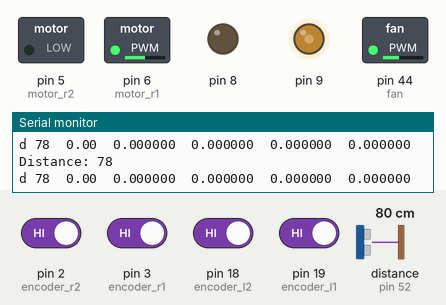
This sketch was run on a simulated Arduino Mega 2560, built with avr-gcc and run on an emulated ATmega2560. Shown: switched loads named in the sketch (green lamp = pin HIGH), output pins drawn as LEDs (lit = HIGH), the last lines printed to the serial monitor. Wiring (inferred from the names in the program): ultrasonic range finder: trigger pin 50; echo pin 52. The inputs (shaded band) are chosen by the test bench; at power-on: pin 2 (encoder_r2), pin 3 (encoder_r1), pin 18 (encoder_l2), pin 19 (encoder_l1) HIGH, distance to the obstacle (sensor on pin 52) 80 cm. The echo pulse lasts 58.3 µs per cm; pins used as bus, display or sensor lines are not drawn.

Above: at 2.1 s.
2.2 s: distance to the obstacle (sensor on pin 52) set to 17 cm
5.2 s: distance to the obstacle (sensor on pin 52) set to 14 cm
At 5.9 s:
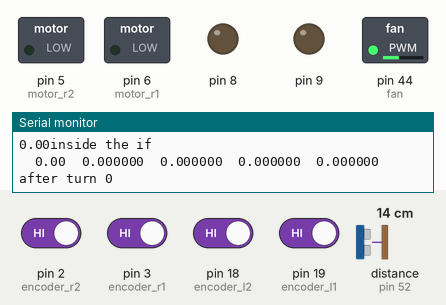
At 6.5 s:
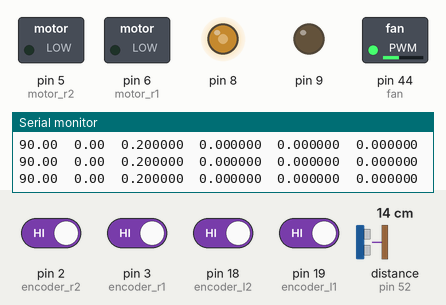
11.2 s: distance to the obstacle (sensor on pin 52) set to 18 cm
At 13.2 s:
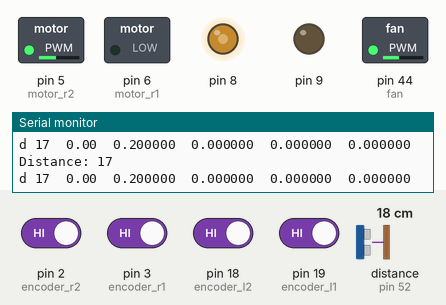
Timing chart, 0 to 14.7 s (numbered marks = the images above; inputs shaded):
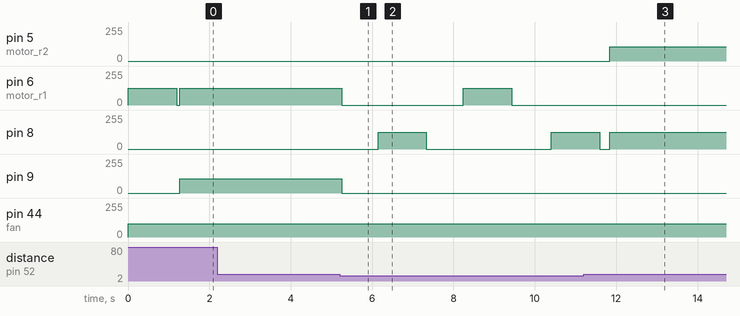

The sketch:

motor.ino
```cpp
#include <Arduino.h>
const int trigPin = 50;
const int echoPin = 52;
#define fan 44
#define motor_r 0
#define motor_l 1
#define motor_r1 6
#define motor_r2 5
#define motor_l1 8
#define motor_l2 9
#define encoder_r1 3
#define encoder_r2 2
#define encoder_l1 19
#define encoder_l2 18
#define forward
#define backward
#define R 0.022
#define L 0.182
#define tickR 945

double u_x = 500;
double u_y = 500;
double th = PI / 2;
int flag = 0;
long ticks_r = 0;
long ticks_l = 0;
long e_p_r1 = 0;
long e_p_r2 = 0;
long e_p_l1 = 0;
long e_p_l2 = 0;
long t_init = 0;
long t_p = 0;
double e_p = 0;
double eK = 0;
long dt = 0;
double vel_r = 0;
double vel_l = 0;
long p_ticks_r = 0;
long p_ticks_l = 0;
double x_g = 0;
double y_g = 0;
double x_p = 0;
double y_p = 0;
float th_g = 0;
double v = 0;
double theta_p = 0;
int freeRam()
{
  extern int __heap_start, *__brkval;
  int v;
  return (int)&v - (__brkval == 0 ? (int)&__heap_start : (int)__brkval);
}
void setup()
{
  pinMode(trigPin, OUTPUT); // Sets the trigPin as an Output
  pinMode(echoPin, INPUT);
  pinMode(encoder_r1, INPUT);
  pinMode(encoder_r2, INPUT);
  pinMode(fan,OUTPUT);
  pinMode(motor_r1, OUTPUT);
  pinMode(motor_r2, OUTPUT);
  attachInterrupt(digitalPinToInterrupt(encoder_r1), isr_encoder_r1, CHANGE);
  attachInterrupt(digitalPinToInterrupt(encoder_r2), isr_encoder_r2, CHANGE);
  attachInterrupt(digitalPinToInterrupt(encoder_l1), isr_encoder_l1, CHANGE);
  attachInterrupt(digitalPinToInterrupt(encoder_l2), isr_encoder_l2, CHANGE);
  Serial.begin(9600);
  Serial2.begin(9600);
  Serial2.print("a\n");
  /*turn(-90);
  delay(2000);
  moveForward(0.5);
  delay(2000);
  turn(0);
  delay(2000);
  moveForward(0.5);
  delay(2000);
  turn(90);
  moveForward(0.5);
  delay(2000);
  return;*/
  analogWrite(fan,100);
  for(int i=0;i<2;i++){
  turn(-90);
  Serial.println("after turn -90");
  moveToObs();
  //moveForward(1);
  delay(200);
  Serial.println("after forward");
  delay(200);
  turn(0);
  Serial.println("after turn 0");
  delay(200);
  //moveToObs();
  moveForward(0.2);
  Serial.println("after move forward 20");
  delay(200);
  turn(90);
  Serial.println("after turn 90");
  delay(200);
  moveToObs();
  Serial.println("after forward");
  delay(200);
  turn(0);
  Serial.println("after turn 0");
  delay(200);
  //moveToObs();
  moveForward(0.2);
  delay(200);

  }
  //moveP(0,0);

  /*
  delay(2000);
  v=0;
  x_g=0;
  y_g=0.6;
  pid_theta();
  Serial.println("after 90");
  delay(2000);
  v=1;
  pid();
  Serial.println("after forward");
  delay(1000);
  v=0;
  x_g=0.6;
  pid_theta();
  Serial.println("after -90");
  v=1;
  pid();
  delay(5000);
  Serial.println("after forward");*/
}
void moveP(float x,float y){
  x_g =x;
  y_g =y;
  v = -1;
  pid();
}
void moveForward(float distance)
{
  x_g =x_p+ cos(th_g) * distance;
  y_g =y_p+ sin(th_g) * distance;
  v = -1;
  pid();
}
void turn(float angle)
{
  th_g = angle * PI / 180.0;
  v = 0;
  pid_theta();
}
void runMotor(int m1, int m2, double speed, int dir)
{
  if (speed > 100)
    speed = 100;
  if (speed < -100)
    speed = -100;
  if (dir)
  {
    int value = (abs(speed) / 100.0) * 127;
    /*
     Serial.print("inside\t");
     Serial.print(ticks_r);
    Serial.print("\t");
     Serial.print(value);
     Serial.print("\t");
     Serial.print(eK);
      Serial.print("\t");
      Serial.print(th-ticks_r);
        Serial.print("\t");
     Serial.print("down");
     Serial.print("\n");*/
    digitalWrite(m2, LOW);
    analogWrite(m1, value);
  }
  else if (dir == 0)
  {
    int value = (abs(speed) / 100.0) * 127;
    /* Serial.print("inside\t");
     Serial.print(ticks_r);
    Serial.print("\t");
     Serial.print(value);
      Serial.print("\t");
     Serial.print(eK);
      Serial.print("\t");
      Serial.print(th-ticks_r);
     Serial.print("\t");
     Serial.print("up");
     Serial.print("\n");*/

    digitalWrite(m1, LOW);
    analogWrite(m2, value);
  }
}
void runSpeed(int m, double speed)
{
  int dir = 0;
  if (speed < 0)
  {
    speed = speed * -1;
    dir = 1;
  }
  else if(speed>0)
    dir = 0;
  if (m == motor_r)
  {
    runMotor(motor_r1, motor_r2, speed, dir);
  }
  else if (m == motor_l)
  {
    runMotor(motor_l1, motor_l2, speed, dir);
  }
}
void calculateSpeed(double v, double w)
{
  vel_r = (2 * v + w * L) / (2 * R);
  vel_l = (2 * v - w * L) / (2 * R);
}
void updatePosition()
{
  double m_per_tick = (2 * PI * R) / tickR;
  double d_right = (ticks_r - p_ticks_r) * m_per_tick;
  double d_left = (ticks_l - p_ticks_l) * m_per_tick;
  double d_center = (d_left + d_right) / 2;
  double phi = (d_right - d_left) / L;
  double x_dt = d_center * cos(theta_p);
  double y_dt = d_center * sin(theta_p);
  double theta_dt = phi;

  theta_p += theta_dt;
  theta_p = atan2(sin(theta_p), cos(theta_p));
  x_p += x_dt;
  y_p += y_dt;
  p_ticks_r = ticks_r;
  p_ticks_l = ticks_l;
}

void loop()
{
}
void menu()
{
  /*if(Serial2.available()){
    long new_p=p_pid;
    float new_d=d_pid;
    float new_i=i_pid;
    char y=Serial2.read();
    if(y!='c'&&y!='r')
    return;
    if(y=='r'){
      x_p=0;
      y_p=0;
      theta_p=0;
      Serial2.println("restart ...........");
      delay(1000);
      return;
    }


    Serial2.println("choose 1 for p 2 for d 3 for i");
    while(!Serial2.available());
    char choice=Serial2.read();
    switch(choice){
      case '1':
      {
        Serial2.print("enter new P value: ");
        while(!Serial2.available());
         new_p=Serial2.parseInt();
        break;
      }
      case '2':
      {
        Serial2.print("enter new D value: ");
        while(!Serial2.available());
        new_d=Serial2.parseFloat();
        break;
      }

      case '3':
      {
        Serial2.print("enter new I value: ");
        while(!Serial2.available());
        new_i=Serial2.parseFloat();

      break;
      }
      default:
        return;

    }

   Serial2.print("new p value= ");Serial2.println(new_p);
   Serial2.print("new d value= ");Serial2.println(new_d,6);
   Serial2.print("new i value= ");Serial2.println(new_i,6);
   Serial2.println("press y to confirm");
   while(!Serial2.available());
   char x=Serial2.read();

   if(x=='y'){
     p_pid=new_p;
     d_pid=new_d;
     i_pid=new_i;
   }
   Serial2.print("new p value= ");Serial2.println(p_pid);
   Serial2.print("new p value= ");Serial2.println(d_pid);
   Serial2.print("new p value= ");Serial2.println(i_pid);
  }*/
  /*runSpeed(motor_l,50);
  runSpeed(motor_r,50);
  Serial.print(ticks_r);
  Serial.print("\t");
  Serial.print(ticks_l);
  Serial.print("\n");
  return;*/
  /* if(Serial2.available()){
    Serial.print(Serial2.read());
  }*/
}
void pid_theta()
{
  u_x = 500;
  u_y = 500;
  long count_locked = 0;
  float theta_previous = theta_p;
  while (true)
  {
    long p_pid = 17;
    float d_pid = 0.001;
    float i_pid = 0.00001;
    //i_pid = 0;
    int t = millis();
    dt = t - t_p;
    u_x = x_g - x_p;
    u_y = y_g - y_p;
    Serial2.print("u: ");
    Serial2.print(u_x);
    Serial2.print("\t");
    Serial2.print(u_y);
    Serial2.print("\r\n");
    //double e_k = th - theta_p;
    double e_k = (th_g - theta_p);
    e_k = atan2(sin(e_k), cos(e_k));
    Serial.print(e_k * 180 / PI);
    double eD = (e_k - e_p) / dt;
    eK += e_k * dt;
    double w = (e_k * p_pid) + (eD * d_pid) + (eK * i_pid);

    if (abs(e_k) < 0.001 || count_locked > 20)
    {
      Serial.println("inside the if");
      v = 0;
      w = 0;
      calculateSpeed(v, w);
      runSpeed(motor_r, vel_r);
      runSpeed(motor_l, vel_l);
      updatePosition();
      printStatus();
      t_p = t;
      e_p = e_k;
      return;
    }
    calculateSpeed(v, w);
    if(w>0)
      vel_r=0;
    else if(w<0)
      vel_l=0;
    runSpeed(motor_r, vel_r);
    runSpeed(motor_l, vel_l);
    updatePosition();
    if (abs(theta_p - theta_previous < 0.00001))
      count_locked++;
    theta_previous = theta_p;
    printStatus();
    t_p = t;
    e_p = e_k;
  }
}
void moveToObs(){
  v=-1;
  while (true)
  {
    long p_pid =20 ;
    float d_pid = 0.0006;
    float i_pid = 0.00001;
    i_pid = 0;
    int t = millis();
    dt = t - t_p;
    //u_x = x_g - x_p;
    //u_y = y_g - y_p;
    Serial2.print("u: ");
    Serial2.print(u_x);
    Serial2.print("\t");
    Serial2.print(u_y);
    Serial2.print("\r\n");
    long distance=getDistance();
    Serial.print("d ");
    Serial2.print("d ");
    Serial.print(distance);
    Serial2.print(distance);
    double e_k = th_g - theta_p;
    //double e_k = atan2(u_y, u_x) - theta_p;
    e_k = atan2(sin(e_k), cos(e_k));
    double eD = (e_k - e_p) / dt;
    eK += e_k * dt;
    double w = (e_k * p_pid) + (eD * d_pid) + (eK * i_pid);

    if (distance<15&&distance>0)
    {
      Serial.println("inside the if");
      v = 0;
      w = 0;
      calculateSpeed(v, w);
      runSpeed(motor_r, vel_r);
      runSpeed(motor_l, vel_l);
      updatePosition();
      printStatus();
      t_p = t;
      e_p = e_k;
      return;
    }
    calculateSpeed(v, w);
    runSpeed(motor_r, vel_r);
    runSpeed(motor_l, vel_l);
    updatePosition();
    printStatus();
    t_p = t;
    e_p = e_k;
  }

}
void pid()
{
  while (true)
  {
    long p_pid = 20;
    float d_pid = 0.0006;
    float i_pid = 0.00001;
    i_pid = 0;
    long distance=getDistance();
    int t = millis();
    dt = t - t_p;
    u_x = x_g - x_p;
    u_y = y_g - y_p;
    Serial2.print("u: ");
    Serial2.print(u_x);
    Serial2.print("\t");
    Serial2.print(u_y);
    Serial2.print("\r\n");
    //double e_k = th - theta_p;
    double e_k = atan2(u_y, u_x) - theta_p;
    e_k = atan2(sin(e_k), cos(e_k));
    double eD = (e_k - e_p) / dt;
    eK += e_k * dt;
    double w = (e_k * p_pid) + (eD * d_pid) + (eK * i_pid);

    if (abs(u_x) < 0.01 && abs(u_y) < 0.01||(distance<15&&distance>0))
    {
      Serial.println("inside the if");
      v = 0;
      w = 0;
      calculateSpeed(v, w);
      runSpeed(motor_r, vel_r);
      runSpeed(motor_l, vel_l);
      updatePosition();
      printStatus();
      t_p = t;
      e_p = e_k;
      return;
    }
    calculateSpeed(v, w);
    runSpeed(motor_r, vel_r);
    runSpeed(motor_l, vel_l);
    updatePosition();
    printStatus();
    t_p = t;
    e_p = e_k;
  }
}
void printStatus()
{

  /*
  Serial2.print(theta_p*180/PI);
  Serial2.print("\t");
  Serial2.print(x_p);
  Serial2.print("\t");
  Serial2.print(y_p);
  Serial2.print("\t");
  Serial2.print("\r\n");*/
  Serial2.print("\t");
  Serial2.print((theta_p * 180) / PI);
  Serial2.print("\t");
  Serial2.print(u_x, 6);
  Serial2.print("\t");
  Serial2.print(u_y, 6);
  Serial2.print("\t");
  Serial2.print(x_p, 6);
  Serial2.print("\t");
  Serial2.print(y_p, 6);
  Serial2.print("\r\n");

  Serial.print("\t");
  Serial.print((theta_p * 180) / PI);
  Serial.print("\t");
  Serial.print(u_x, 6);
  Serial.print("\t");
  Serial.print(u_y, 6);
  Serial.print("\t");
  Serial.print(x_p, 6);
  Serial.print("\t");
  Serial.print(y_p, 6);
  Serial.print("\r\n");
}
void readEncoder_r()
{
  int e1 = digitalRead(encoder_r1);
  int e2 = digitalRead(encoder_r2);

  if (e1 == 0 && e2 == 0)
  {
    if (e_p_r1 == 0 && e_p_r2 == 1)
      ticks_r++;
    else if (e_p_r1 == 1 && e_p_r2 == 0)
      ticks_r--;
  }
  else if (e1 == 0 && e2 == 1)
  {
    if (e_p_r1 == 1 && e_p_r2 == 1)
      ticks_r++;
    else if (e_p_r1 == 0 && e_p_r2 == 0)
      ticks_r--;
  }
  else if (e1 == 1 && e2 == 0)
  {
    if (e_p_r1 == 0 && e_p_r2 == 0)
      ticks_r++;
    else if (e_p_r1 == 1 && e_p_r2 == 1)
      ticks_r--;
  }
  else if (e1 == 1 && e2 == 1)
  {
    if (e_p_r1 == 1 && e_p_r2 == 0)
      ticks_r++;
    else if (e_p_r1 == 0 && e_p_r2 == 1)
      ticks_r--;
  }
  e_p_r1 = e1;
  e_p_r2 = e2;
}
void readEncoder_l()
{
  int e1 = digitalRead(encoder_l1);
  int e2 = digitalRead(encoder_l2);

  if (e1 == 0 && e2 == 0)
  {
    if (e_p_l1 == 0 && e_p_l2 == 1)
      ticks_l++;
    else if (e_p_l1 == 1 && e_p_l2 == 0)
      ticks_l--;
  }
  else if (e1 == 0 && e2 == 1)
  {
    if (e_p_l1 == 1 && e_p_l2 == 1)
      ticks_l++;
    else if (e_p_l1 == 0 && e_p_l2 == 0)
      ticks_l--;
  }
  else if (e1 == 1 && e2 == 0)
  {
    if (e_p_l1 == 0 && e_p_l2 == 0)
      ticks_l++;
    else if (e_p_l1 == 1 && e_p_l2 == 1)
      ticks_l--;
  }
  else if (e1 == 1 && e2 == 1)
  {
    if (e_p_l1 == 1 && e_p_l2 == 0)
      ticks_l++;
    else if (e_p_l1 == 0 && e_p_l2 == 1)
      ticks_l--;
  }
  e_p_l1 = e1;
  e_p_l2 = e2;
}
void isr_encoder_r1()
{
  readEncoder_r();
}
void isr_encoder_r2()
{
  readEncoder_r();
}
void isr_encoder_l1()
{
  readEncoder_l();
}
void isr_encoder_l2()
{
  readEncoder_l();
}
long getDistance()
{
  long duration;
  long distance;
  // Clears the trigPin
  digitalWrite(trigPin, LOW);
  delayMicroseconds(2);
  // Sets the trigPin on HIGH state for 10 micro seconds
  digitalWrite(trigPin, HIGH);
  delayMicroseconds(10);
  digitalWrite(trigPin, LOW);
  // Reads the echoPin, returns the sound wave travel time in microseconds
  duration = pulseIn(echoPin, HIGH,17647);
  // Calculating the distance
  distance = duration * 0.034 / 2;
  // Prints the distance on the Serial Monitor
  Serial.print("Distance: ");
  Serial.println(distance);
  Serial2.print("Distance: ");
  Serial2.println(distance);
  return distance;
}
```

Measured:
- the behaviour switches between 16 and 15 cm on distance to the obstacle (sensor on pin 52) (found by bisection; images 0 and 1)
- after the input at 5.2 s, pin 6 (motor_r1): 127/255 → 0/255 after 0.05 s, → 127/255 3.0 s later, → 0/255 1.2 s later; pin 8: 0/255 → 127/255 after 0.95 s, → 0/255 1.2 s later, → 127/255 3.1 s later; pin 9: 107/255 → 0/255 after 0.05 s
- after the input at 11.2 s, pin 5 (motor_r2): 0/255 → 107/255 after 0.65 s
